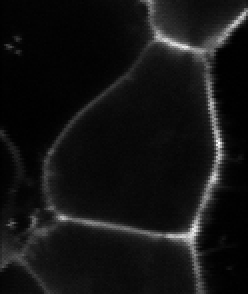
#> input picture memskel/data/smallStack.tif, 124 x 147 px (shown 2 times larger)
$ python imagedata.py   (older library calls are emulated)
#> lines starting #> are read from the running program, lines starting #| are printed output that depends on the picture
import cv2
import numpy as np
import matplotlib.pyplot as plt
from libtiff import TIFFimage
from PIL import Image


class ImageData(object):

    def __init__(self):
        self.image = None  # image data to be segmented (usually TIFF format)
        self.segmentation = None  # membrane mask - outcome of segmentation
        self.seeds = None  # seed points defined by user (maybe also automatically?) used for segmentation
        self.thresh_roi = None  # region of interest; reduce the area where the segmentation is done
        self.circ_roi = None  # region of interest; reduce the area where the segmentation is done
        self.rect_roi = None  # region of interest; reduce the area where the segmentation is done
        self.roi = None  # region of interest; reduce the area where the segmentation is done
        self.skelet = None
        self.spline = None  # approximation of the membrane mask; medial axis
        self.approx_skel = None
        self.n_rows = None
        self.n_cols = None
        self.n_slices = None
        self.processed = False

        self.thresholds = None  # thresholds for individual slides
        self.roi_specified = False  # flag indicating whether the ROI was defined

    # @property
    # def thresh_roi(self):
    #     return self.__thresh_roi
    #
    # @thresh_roi.setter
    # def thresh_roi(self, x):
    #     self.__thresh_roi = x
    #     self.roi = self.thresh_roi * self.circ_roi * self.rect_roi
    #
    # @property
    # def circ_roi(self):
    #     return self.__circ_roi
    #
    # @circ_roi.setter
    # def circ_roi(self, x):
    #     self.__circ_roi = x
    #     self.roi = self.thresh_roi * self.circ_roi * self.rect_roi
    #
    # @property
    # def rect_roi(self):
    #     return self.__rect_roi
    #
    # @rect_roi.setter
    # def rect_roi(self, x):
    #     self.__rect_roi = x
    #     self.roi = self.thresh_roi * self.circ_roi * self.rect_roi

    def update_roi(self):
        self.roi = self.thresh_roi * self.circ_roi * self.rect_roi

    def load(self, fname):
        # self.data = self.pilImg2npArray(Image.open(path))
#> called with fname = 'data/smallStack.tif'
        self.image = self.pilImg2npArray(Image.open(fname)).astype(np.uint8)
        # self.data = cv2.imread(fname)
        # self.data = cv2.imreadmulti(fname)
        self.segmentation = np.zeros(self.image.shape, dtype=np.uint8)
        self.seeds = np.zeros(self.image.shape, dtype=np.uint8)
        self.thresh_roi = np.ones(self.image.shape, dtype=np.uint8)
        self.circ_roi = np.ones(self.image.shape, dtype=np.uint8)
        self.rect_roi = np.ones(self.image.shape, dtype=np.uint8)
        self.roi = np.ones(self.image.shape, dtype=np.uint8)
        self.skelet = np.zeros(self.image.shape, dtype=np.uint8)
        # self.approx_skel = np.zeros((1, 2), dtype=np.int)
        self.n_slices, self.n_rows, self.n_cols = self.image.shape
        self.approx_skel = [None, ] * self.n_slices
        self.spline = [None, ] * self.n_slices
        self.processed = [False, ] * self.n_slices
        self.thresholds = [0, ] * self.n_slices

    def pilImg2npArray(self, im):
        page = 0
#> page = 0
        try:
            while 1:
                im.seek(page)
                page = page + 1
#> this loop made 4 passes
#> after the loop, page = 3
        except EOFError:
            pass

        numFrames = page
        im.seek(0)
        imArray = np.zeros((numFrames, np.array(im).shape[0], np.array(im).shape[1]))
        for i in range(numFrames):
            im.seek(i)
            imArray[i, :, :] = np.array(im.convert('L'))
        return imArray


class DataViewer:

    def __init__(self, data, scale=None):
        self.image = data.astype(np.uint8)
        self.curr_idx = 0
        self.title = 'viewer'
        self.scale = scale

    def show(self):
        cv2.namedWindow(self.title)
        # cv2.imshow(self.title, self.data[self.curr_idx, ...])
        self.disp_img()
        cv2.createTrackbar('page', self.title, 0, self.image.shape[0] - 1, self.update)
        # cv2.setMouseCallback(self.title, self.update)

        while 1:
            if cv2.waitKey(20) & 0xFF == 27:
                break
        cv2.destroyAllWindows()

    def disp_img(self):
        if self.scale is not None:
            im = cv2.resize(self.image[self.curr_idx, ...], None, fx=self.scale, fy=self.scale)
        else:
            im = self.image[self.curr_idx, ...]
        cv2.imshow(self.title, im)
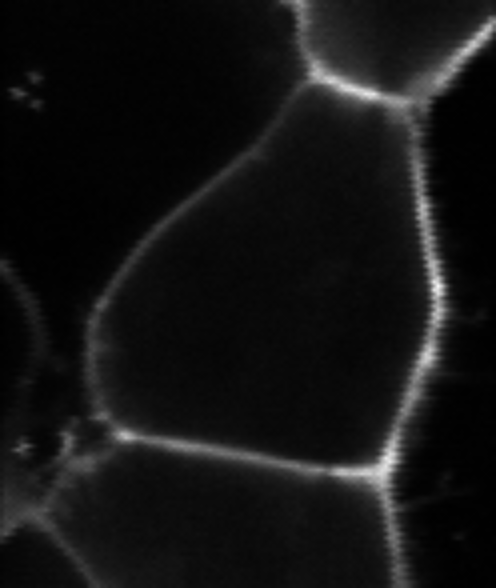
#> window 'viewer': shape (588, 496); min 0, max 244, mean 19.4

    def update(self, value):
        self.curr_idx = value
        # cv2.imshow(self.title, self.data[self.curr_idx, ...])
        self.disp_img()

if __name__ == '__main__':
    fname = 'data/smallStack.tif'
    # fname = 'data/mujTifStack.tif'

    data = ImageData()
    data.load(fname)

    DataViewer(data.image, scale=4).show()
#> (key Esc is pressed here)
    # for d in data.data:
    #     plt.subplot(1, )

$ run again, with memskel/data/hor_stack.tif copied over memskel/data/smallStack.tif
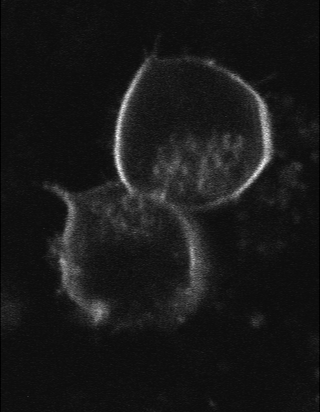
#> input picture memskel/data/hor_stack.tif, 320 x 412 px
#> in pilImg2npArray, `page = 0`: page = 0
#> the loop in pilImg2npArray, `while 1:` made 3 passes
#> page on passes 1 to 2: 1, 2
#> after the loop in pilImg2npArray, `while 1:`: page = 2
#> in disp_img, `cv2.imshow(self.title, im)`:
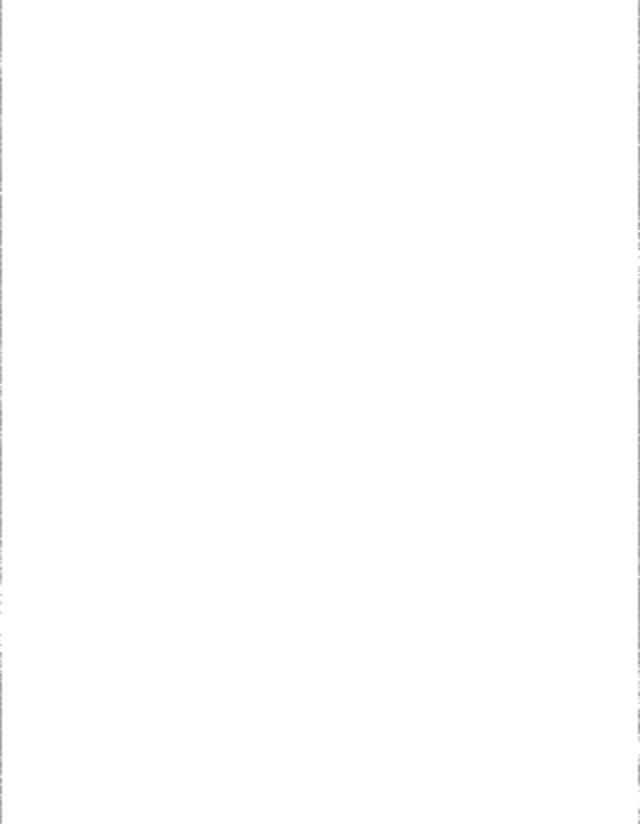
#> window 'viewer': shape (1648, 1280) (shown at 1/2 size); min 149, max 255, mean 254.6
